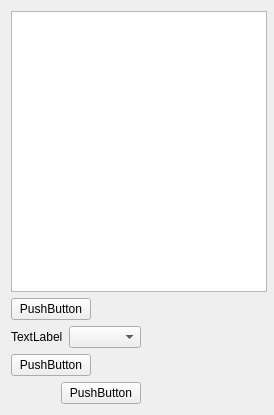
<?xml version="1.0" encoding="UTF-8"?>
<ui version="4.0">
 <class>Widget</class>
 <widget class="QWidget" name="Widget">
  <property name="geometry">
   <rect>
    <x>0</x>
    <y>0</y>
    <width>274</width>
    <height>415</height>
   </rect>
  </property>
  <property name="windowTitle">
   <string>Widget</string>
  </property>
  <layout class="QFormLayout" name="formLayout">
   <item row="1" column="0">
    <layout class="QGridLayout" name="gridLayout">
     <item row="0" column="0">
      <layout class="QHBoxLayout" name="horizontalLayout_2">
       <item>
        <widget class="QPushButton" name="pushButton_3">
         <property name="text">
          <string>PushButton</string>
         </property>
        </widget>
       </item>
       <item>
        <spacer name="horizontalSpacer">
         <property name="orientation">
          <enum>Qt::Horizontal</enum>
         </property>
         <property name="sizeHint" stdset="0">
          <size>
           <width>40</width>
           <height>20</height>
          </size>
         </property>
        </spacer>
       </item>
      </layout>
     </item>
     <item row="1" column="0">
      <layout class="QHBoxLayout" name="horizontalLayout">
       <item>
        <widget class="QLabel" name="label">
         <property name="text">
          <string>TextLabel</string>
         </property>
        </widget>
       </item>
       <item>
        <widget class="QComboBox" name="comboBox"/>
       </item>
      </layout>
     </item>
     <item row="2" column="0">
      <layout class="QHBoxLayout" name="horizontalLayout_3">
       <item>
        <widget class="QPushButton" name="pushButton">
         <property name="text">
          <string>PushButton</string>
         </property>
        </widget>
       </item>
       <item>
        <spacer name="horizontalSpacer_2">
         <property name="orientation">
          <enum>Qt::Horizontal</enum>
         </property>
         <property name="sizeHint" stdset="0">
          <size>
           <width>40</width>
           <height>20</height>
          </size>
         </property>
        </spacer>
       </item>
      </layout>
     </item>
     <item row="3" column="0">
      <layout class="QHBoxLayout" name="horizontalLayout_4">
       <item>
        <spacer name="horizontalSpacer_3">
         <property name="orientation">
          <enum>Qt::Horizontal</enum>
         </property>
         <property name="sizeHint" stdset="0">
          <size>
           <width>40</width>
           <height>20</height>
          </size>
         </property>
        </spacer>
       </item>
       <item>
        <widget class="QPushButton" name="pushButton_2">
         <property name="text">
          <string>PushButton</string>
         </property>
        </widget>
       </item>
      </layout>
     </item>
    </layout>
   </item>
   <item row="0" column="0">
    <widget class="QPlainTextEdit" name="plainTextEdit">
     <property name="readOnly">
      <bool>true</bool>
     </property>
    </widget>
   </item>
  </layout>
 </widget>
 <resources/>
 <connections/>
</ui>
